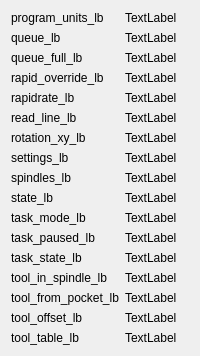
      <widget class="QWidget" name="tab_5">
       <attribute name="title">
        <string>5</string>
       </attribute>
       <layout class="QGridLayout" name="gridLayout_5">
        <item row="7" column="1">
         <widget class="QLabel" name="settings_lb">
          <property name="text">
           <string>TextLabel</string>
          </property>
         </widget>
        </item>
        <item row="9" column="0">
         <widget class="QLabel" name="label_71">
          <property name="text">
           <string>state_lb</string>
          </property>
         </widget>
        </item>
        <item row="11" column="1">
         <widget class="QLabel" name="task_paused_lb">
          <property name="text">
           <string>TextLabel</string>
          </property>
         </widget>
        </item>
        <item row="0" column="1">
         <widget class="QLabel" name="program_units_lb">
          <property name="text">
           <string>TextLabel</string>
          </property>
         </widget>
        </item>
        <item row="5" column="0">
         <widget class="QLabel" name="label_67">
          <property name="text">
           <string>read_line_lb</string>
          </property>
         </widget>
        </item>
        <item row="12" column="0">
         <widget class="QLabel" name="label_74">
          <property name="text">
           <string>task_state_lb</string>
          </property>
         </widget>
        </item>
        <item row="4" column="1">
         <widget class="QLabel" name="rapidrate_lb">
          <property name="text">
           <string>TextLabel</string>
          </property>
         </widget>
        </item>
        <item row="15" column="0">
         <widget class="QLabel" name="label_77">
          <property name="text">
           <string>tool_offset_lb</string>
          </property>
         </widget>
        </item>
        <item row="1" column="0">
         <widget class="QLabel" name="label_63">
          <property name="text">
           <string>queue_lb</string>
          </property>
         </widget>
        </item>
        <item row="3" column="0">
         <widget class="QLabel" name="label_65">
          <property name="text">
           <string>rapid_override_lb</string>
          </property>
         </widget>
        </item>
        <item row="15" column="1">
         <widget class="QLabel" name="tool_offset_lb">
          <property name="text">
           <string>TextLabel</string>
          </property>
         </widget>
        </item>
        <item row="6" column="1">
         <widget class="QLabel" name="rotation_xy_lb">
          <property name="text">
           <string>TextLabel</string>
          </property>
         </widget>
        </item>
        <item row="9" column="1">
         <widget class="QLabel" name="state_lb">
          <property name="text">
           <string>TextLabel</string>
          </property>
         </widget>
        </item>
        <item row="1" column="1">
         <widget class="QLabel" name="queue_lb">
          <property name="text">
           <string>TextLabel</string>
          </property>
         </widget>
        </item>
        <item row="2" column="0">
         <widget class="QLabel" name="label_64">
          <property name="text">
           <string>queue_full_lb</string>
          </property>
         </widget>
        </item>
        <item row="10" column="1">
         <widget class="QLabel" name="task_mode_lb">
          <property name="text">
           <string>TextLabel</string>
          </property>
         </widget>
        </item>
        <item row="2" column="1">
         <widget class="QLabel" name="queue_full_lb">
          <property name="text">
           <string>TextLabel</string>
          </property>
         </widget>
        </item>
        <item row="14" column="1">
         <widget class="QLabel" name="tool_from_pocket_lb">
          <property name="text">
           <string>TextLabel</string>
          </property>
         </widget>
        </item>
        <item row="0" column="0">
         <widget class="QLabel" name="label_62">
          <property name="text">
           <string>program_units_lb</string>
          </property>
         </widget>
        </item>
        <item row="11" column="0">
         <widget class="QLabel" name="label_73">
          <property name="text">
           <string>task_paused_lb</string>
          </property>
         </widget>
        </item>
        <item row="6" column="0">
         <widget class="QLabel" name="label_68">
          <property name="text">
           <string>rotation_xy_lb</string>
          </property>
         </widget>
        </item>
        <item row="13" column="0">
         <widget class="QLabel" name="label_75">
          <property name="text">
           <string>tool_in_spindle_lb</string>
          </property>
         </widget>
        </item>
        <item row="4" column="0">
         <widget class="QLabel" name="label_66">
          <property name="text">
           <string>rapidrate_lb</string>
          </property>
         </widget>
        </item>
        <item row="12" column="1">
         <widget class="QLabel" name="task_state_lb">
          <property name="text">
           <string>TextLabel</string>
          </property>
         </widget>
        </item>
        <item row="8" column="0">
         <widget class="QLabel" name="label_70">
          <property name="text">
           <string>spindles_lb</string>
          </property>
         </widget>
        </item>
        <item row="10" column="0">
         <widget class="QLabel" name="label_72">
          <property name="text">
           <string>task_mode_lb</string>
          </property>
         </widget>
        </item>
        <item row="13" column="1">
         <widget class="QLabel" name="tool_in_spindle_lb">
          <property name="text">
           <string>TextLabel</string>
          </property>
         </widget>
        </item>
        <item row="8" column="1">
         <widget class="QLabel" name="spindles_lb">
          <property name="text">
           <string>TextLabel</string>
          </property>
         </widget>
        </item>
        <item row="3" column="1">
         <widget class="QLabel" name="rapid_override_lb">
          <property name="text">
           <string>TextLabel</string>
          </property>
         </widget>
        </item>
        <item row="14" column="0">
         <widget class="QLabel" name="label_76">
          <property name="text">
           <string>tool_from_pocket_lb</string>
          </property>
         </widget>
        </item>
        <item row="5" column="1">
         <widget class="QLabel" name="read_line_lb">
          <property name="text">
           <string>TextLabel</string>
          </property>
         </widget>
        </item>
        <item row="7" column="0">
         <widget class="QLabel" name="label_69">
          <property name="text">
           <string>settings_lb</string>
          </property>
         </widget>
        </item>
        <item row="16" column="0">
         <widget class="QLabel" name="label_78">
          <property name="text">
           <string>tool_table_lb</string>
          </property>
         </widget>
        </item>
        <item row="16" column="1">
         <widget class="QLabel" name="tool_table_lb">
          <property name="text">
           <string>TextLabel</string>
          </property>
         </widget>
        </item>
       </layout>
      </widget>
